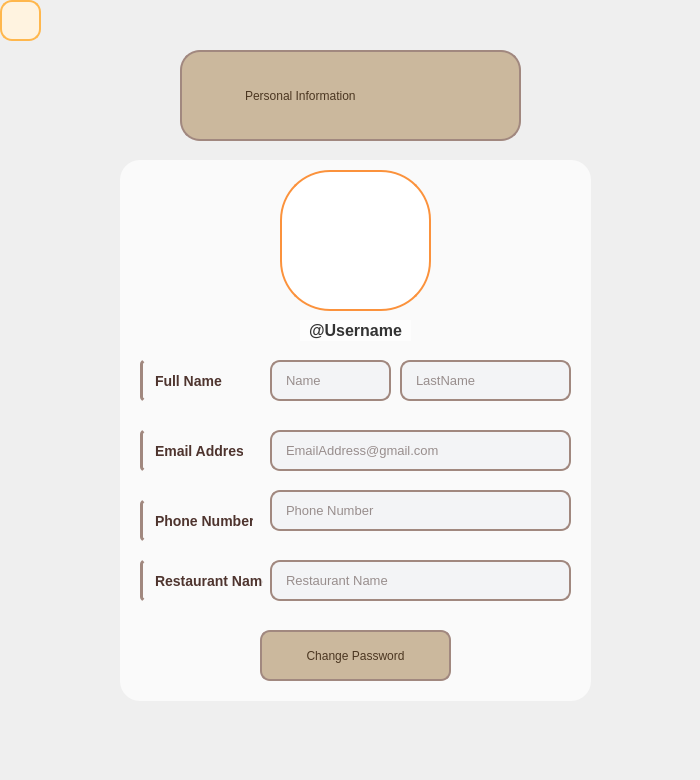
<?xml version="1.0" encoding="UTF-8"?>
<ui version="4.0">
 <class>ProfileRestaurantOwner</class>
 <widget class="QWidget" name="ProfileRestaurantOwner">
  <property name="geometry">
   <rect>
    <x>0</x>
    <y>0</y>
    <width>700</width>
    <height>780</height>
   </rect>
  </property>
  <property name="windowTitle">
   <string>Form</string>
  </property>
  <widget class="QLabel" name="label">
   <property name="geometry">
    <rect>
     <x>-10</x>
     <y>-10</y>
     <width>711</width>
     <height>791</height>
    </rect>
   </property>
   <property name="minimumSize">
    <size>
     <width>711</width>
     <height>791</height>
    </size>
   </property>
   <property name="maximumSize">
    <size>
     <width>711</width>
     <height>791</height>
    </size>
   </property>
   <property name="text">
    <string/>
   </property>
   <property name="pixmap">
    <pixmap resource="Source.qrc">:/ImageFolder/Profile.png</pixmap>
   </property>
   <property name="scaledContents">
    <bool>true</bool>
   </property>
  </widget>
  <widget class="QPushButton" name="back_pushButton">
   <property name="geometry">
    <rect>
     <x>0</x>
     <y>0</y>
     <width>41</width>
     <height>41</height>
    </rect>
   </property>
   <property name="styleSheet">
    <string notr="true">QPushButton#back_pushButton {
    background-color: #FFF3E0;               /* کرم روشن */
    color: #FF5722;                          /* متن نارنجی */
    font: bold 10pt &quot;Segoe UI&quot;;
    border: 2px solid #FFB74D;
    border-radius: 12px;
    padding: 6px 12px;
    icon-size: 18px 18px;                   /* اندازه آیکون */
}

QPushButton#back_pushButton:hover {
    background-color: #FFE0B2;               /* روشن‌تر هنگام هاور */
    color: #E64A19;                          /* متن تیره‌تر */
    border: 2px solid #FFA726;
}
</string>
   </property>
   <property name="text">
    <string/>
   </property>
   <property name="icon">
    <iconset resource="Source.qrc">
     <normaloff>:/ImageFolder/Back.png</normaloff>:/ImageFolder/Back.png</iconset>
   </property>
  </widget>
  <widget class="QLabel" name="Profile_label">
   <property name="geometry">
    <rect>
     <x>180</x>
     <y>50</y>
     <width>341</width>
     <height>91</height>
    </rect>
   </property>
   <property name="styleSheet">
    <string notr="true">QLabel {
    background-color: #CBB89D;
    color: #4B3621;
    border: 2px solid #A1887F;
    border-radius: 20px;
    padding: 6px 60px;
    font: bold 20px &quot;Segoe UI&quot;;
}
</string>
   </property>
   <property name="text">
    <string>Personal Information</string>
   </property>
  </widget>
  <widget class="QFrame" name="frame">
   <property name="geometry">
    <rect>
     <x>120</x>
     <y>160</y>
     <width>471</width>
     <height>541</height>
    </rect>
   </property>
   <property name="styleSheet">
    <string notr="true">QFrame {
    background-color: rgba(255, 255, 255, 0.7);
    border-radius: 20px;
}</string>
   </property>
   <property name="frameShape">
    <enum>QFrame::StyledPanel</enum>
   </property>
   <property name="frameShadow">
    <enum>QFrame::Raised</enum>
   </property>
   <widget class="QLineEdit" name="firstname_lineEdit_9">
    <property name="geometry">
     <rect>
      <x>150</x>
      <y>200</y>
      <width>121</width>
      <height>41</height>
     </rect>
    </property>
    <property name="styleSheet">
     <string notr="true">QLineEdit {
    background-color: #f3f4f6;       /* خاکستری خیلی روشن */
    border: 2px solid #a1887f;       /* قهوه‌ای ملایم */
    border-radius: 10px;             /* گوشه‌های منحنی */
    padding: 6px 12px;               /* فضای داخلی برای متن */
    font-size: 13px;
    color: #3e2723;                  /* متن قهوه‌ای تیره برای هماهنگی */
}

QLineEdit:focus {
    border: 2px solid #6d4c41;       /* قهوه‌ای تیره‌تر هنگام فوکوس */
    background-color: #ffffff;       /* سفید شدن پس‌زمینه */
}
</string>
    </property>
    <property name="placeholderText">
     <string>Name</string>
    </property>
   </widget>
   <widget class="QLabel" name="Fullname_label">
    <property name="geometry">
     <rect>
      <x>20</x>
      <y>200</y>
      <width>101</width>
      <height>41</height>
     </rect>
    </property>
    <property name="styleSheet">
     <string notr="true">QLabel {
    color: #4e342e;               /* قهوه‌ای تیره برای متن */
    font-size: 14px;              /* اندازه مناسب متن */
    font-weight: 500;             /* کمی بولد برای تأکید */
    font-family: 'Segoe UI';      /* فونت مدرن و هماهنگ */
    background-color: transparent;/* پس‌زمینه شفاف برای هماهنگی */
    padding: 4px 8px;             /* فاصله داخلی ملایم */
    border-left: 3px solid #a1887f; /* خط باریک قهوه‌ای در چپ برای زیبایی */
    border-radius: 4px;           /* کمی انحنا */
}
</string>
    </property>
    <property name="text">
     <string>Full Name</string>
    </property>
   </widget>
   <widget class="QLabel" name="EmailAdress_label">
    <property name="geometry">
     <rect>
      <x>20</x>
      <y>270</y>
      <width>111</width>
      <height>41</height>
     </rect>
    </property>
    <property name="styleSheet">
     <string notr="true">QLabel {
    color: #4e342e;               /* قهوه‌ای تیره برای متن */
    font-size: 14px;              /* اندازه مناسب متن */
    font-weight: 500;             /* کمی بولد برای تأکید */
    font-family: 'Segoe UI';      /* فونت مدرن و هماهنگ */
    background-color: transparent;/* پس‌زمینه شفاف برای هماهنگی */
    padding: 4px 8px;             /* فاصله داخلی ملایم */
    border-left: 3px solid #a1887f; /* خط باریک قهوه‌ای در چپ برای زیبایی */
    border-radius: 4px;           /* کمی انحنا */
}
</string>
    </property>
    <property name="text">
     <string>Email Address</string>
    </property>
   </widget>
   <widget class="QLineEdit" name="lastname_lineEdit">
    <property name="geometry">
     <rect>
      <x>280</x>
      <y>200</y>
      <width>171</width>
      <height>41</height>
     </rect>
    </property>
    <property name="styleSheet">
     <string notr="true">QLineEdit {
    background-color: #f3f4f6;       /* خاکستری خیلی روشن */
    border: 2px solid #a1887f;       /* قهوه‌ای ملایم */
    border-radius: 10px;             /* گوشه‌های منحنی */
    padding: 6px 12px;               /* فضای داخلی برای متن */
    font-size: 13px;
    color: #3e2723;                  /* متن قهوه‌ای تیره برای هماهنگی */
}

QLineEdit:focus {
    border: 2px solid #6d4c41;       /* قهوه‌ای تیره‌تر هنگام فوکوس */
    background-color: #ffffff;       /* سفید شدن پس‌زمینه */
}
</string>
    </property>
    <property name="placeholderText">
     <string>LastName</string>
    </property>
   </widget>
   <widget class="QLineEdit" name="Email_lineEdit">
    <property name="geometry">
     <rect>
      <x>150</x>
      <y>270</y>
      <width>301</width>
      <height>41</height>
     </rect>
    </property>
    <property name="styleSheet">
     <string notr="true">QLineEdit {
    background-color: #f3f4f6;       /* خاکستری خیلی روشن */
    border: 2px solid #a1887f;       /* قهوه‌ای ملایم */
    border-radius: 10px;             /* گوشه‌های منحنی */
    padding: 6px 12px;               /* فضای داخلی برای متن */
    font-size: 13px;
    color: #3e2723;                  /* متن قهوه‌ای تیره برای هماهنگی */
}

QLineEdit:focus {
    border: 2px solid #6d4c41;       /* قهوه‌ای تیره‌تر هنگام فوکوس */
    background-color: #ffffff;       /* سفید شدن پس‌زمینه */
}
</string>
    </property>
    <property name="placeholderText">
     <string>EmailAddress@gmail.com</string>
    </property>
   </widget>
   <widget class="QLabel" name="PhoneNumber_label">
    <property name="geometry">
     <rect>
      <x>20</x>
      <y>340</y>
      <width>121</width>
      <height>41</height>
     </rect>
    </property>
    <property name="styleSheet">
     <string notr="true">QLabel {
    color: #4e342e;               /* قهوه‌ای تیره برای متن */
    font-size: 14px;              /* اندازه مناسب متن */
    font-weight: 500;             /* کمی بولد برای تأکید */
    font-family: 'Segoe UI';      /* فونت مدرن و هماهنگ */
    background-color: transparent;/* پس‌زمینه شفاف برای هماهنگی */
    padding: 4px 8px;             /* فاصله داخلی ملایم */
    border-left: 3px solid #a1887f; /* خط باریک قهوه‌ای در چپ برای زیبایی */
    border-radius: 4px;           /* کمی انحنا */
}
</string>
    </property>
    <property name="text">
     <string>Phone Number</string>
    </property>
   </widget>
   <widget class="QLineEdit" name="Phone_lineEdit">
    <property name="geometry">
     <rect>
      <x>150</x>
      <y>330</y>
      <width>301</width>
      <height>41</height>
     </rect>
    </property>
    <property name="styleSheet">
     <string notr="true">QLineEdit {
    background-color: #f3f4f6;       /* خاکستری خیلی روشن */
    border: 2px solid #a1887f;       /* قهوه‌ای ملایم */
    border-radius: 10px;             /* گوشه‌های منحنی */
    padding: 6px 12px;               /* فضای داخلی برای متن */
    font-size: 13px;
    color: #3e2723;                  /* متن قهوه‌ای تیره برای هماهنگی */
}

QLineEdit:focus {
    border: 2px solid #6d4c41;       /* قهوه‌ای تیره‌تر هنگام فوکوس */
    background-color: #ffffff;       /* سفید شدن پس‌زمینه */
}
</string>
    </property>
    <property name="placeholderText">
     <string>Phone Number</string>
    </property>
   </widget>
   <widget class="QPushButton" name="changepassword_pushButton_9">
    <property name="geometry">
     <rect>
      <x>140</x>
      <y>470</y>
      <width>191</width>
      <height>51</height>
     </rect>
    </property>
    <property name="styleSheet">
     <string notr="true">QPushButton {
                background-color: #CBB89D;
                color: #4B3621;
                border: 2px solid #A1887F;
                border-radius: 10px;
                padding: 6px 12px;
                font: bold 14px &quot;Segoe UI&quot;;
            }
            QPushButton:hover {
                background-color: #EAD8BD;
            }
</string>
    </property>
    <property name="text">
     <string>Change Password</string>
    </property>
   </widget>
   <widget class="QLabel" name="image_profile_label">
    <property name="geometry">
     <rect>
      <x>160</x>
      <y>10</y>
      <width>151</width>
      <height>141</height>
     </rect>
    </property>
    <property name="styleSheet">
     <string notr="true">QLabel {
    background-color: white;             /* پس‌زمینه سفید */
    border: 2px solid #fb923c;           /* کادر نارنجی */
    border-radius: 50px;                 /* گوشه‌ها گرد */
    padding: 5px;                        /* فاصله بین عکس و کادر */
}
</string>
    </property>
    <property name="text">
     <string/>
    </property>
    <property name="pixmap">
     <pixmap resource="Source.qrc">:/ImageFolder/Mardak.png</pixmap>
    </property>
    <property name="scaledContents">
     <bool>true</bool>
    </property>
   </widget>
   <widget class="QLabel" name="username_label">
    <property name="geometry">
     <rect>
      <x>180</x>
      <y>160</y>
      <width>111</width>
      <height>21</height>
     </rect>
    </property>
    <property name="styleSheet">
     <string notr="true">QLabel {
    border: none;
    font-weight: bold;
    font-size: 16px;  /* یا مثلاً 18px برای بزرگ‌تر */
    color: #333333;   /* رنگ دلخواه - می‌تونی سفید، مشکی یا خاکستری ملایم انتخاب کنی */
}
</string>
    </property>
    <property name="text">
     <string>@Username</string>
    </property>
    <property name="alignment">
     <set>Qt::AlignCenter</set>
    </property>
   </widget>
   <widget class="QLabel" name="RestaurantName_label">
    <property name="geometry">
     <rect>
      <x>20</x>
      <y>400</y>
      <width>131</width>
      <height>41</height>
     </rect>
    </property>
    <property name="styleSheet">
     <string notr="true">QLabel {
    color: #4e342e;               /* قهوه‌ای تیره برای متن */
    font-size: 14px;              /* اندازه مناسب متن */
    font-weight: 500;             /* کمی بولد برای تأکید */
    font-family: 'Segoe UI';      /* فونت مدرن و هماهنگ */
    background-color: transparent;/* پس‌زمینه شفاف برای هماهنگی */
    padding: 4px 8px;             /* فاصله داخلی ملایم */
    border-left: 3px solid #a1887f; /* خط باریک قهوه‌ای در چپ برای زیبایی */
    border-radius: 4px;           /* کمی انحنا */
}
</string>
    </property>
    <property name="text">
     <string>Restaurant Name</string>
    </property>
   </widget>
   <widget class="QLineEdit" name="Phone_lineEdit_10">
    <property name="geometry">
     <rect>
      <x>150</x>
      <y>400</y>
      <width>301</width>
      <height>41</height>
     </rect>
    </property>
    <property name="styleSheet">
     <string notr="true">QLineEdit {
    background-color: #f3f4f6;       /* خاکستری خیلی روشن */
    border: 2px solid #a1887f;       /* قهوه‌ای ملایم */
    border-radius: 10px;             /* گوشه‌های منحنی */
    padding: 6px 12px;               /* فضای داخلی برای متن */
    font-size: 13px;
    color: #3e2723;                  /* متن قهوه‌ای تیره برای هماهنگی */
}

QLineEdit:focus {
    border: 2px solid #6d4c41;       /* قهوه‌ای تیره‌تر هنگام فوکوس */
    background-color: #ffffff;       /* سفید شدن پس‌زمینه */
}
</string>
    </property>
    <property name="placeholderText">
     <string>Restaurant Name</string>
    </property>
   </widget>
  </widget>
 </widget>
 <resources>
  <include location="Source.qrc"/>
 </resources>
 <connections/>
</ui>
